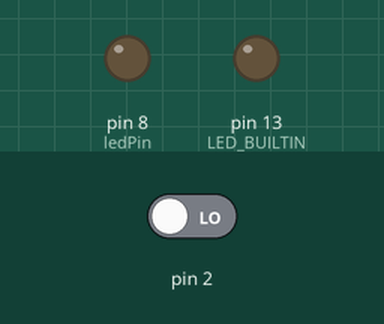
Bench run of a sketch on a simulated Arduino Uno, built with avr-gcc and run on an emulated ATmega328P. Shown: output pins drawn as LEDs (lit = HIGH). Dashed ring = blinking. The test bench sets the inputs (shaded band); at power-on: pin 2 LOW.

Above: at 1.2 s.
1.3 s: pin 2 driven HIGH
At 1.55 s:
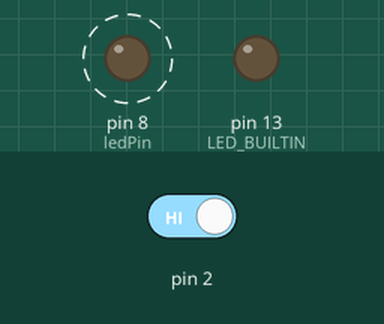
Timing chart, 0 to 10.3 s (numbered marks = the images above; inputs shaded):
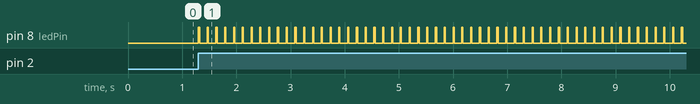

Measured:
- after the input at 1.3 s, pin 8 (ledPin): alternates HIGH for 0.02 s and LOW for 0.14 s, starting at once

The sketch:

BicycleTailLight_ButtonOnOff.ino
```cpp
/*

Flashing bike tail light.

Single LED used here as example (you could use more leds driven by transistor and external power source).

Using button debouncing.

Single-mode blinking, frequency and active cycle hard-coded;

You are free to use, modify and distribute.

*/

const int timeLedOn = 20;
const int timeLedOff = 7 * timeLedOn;


const int ledPin =  8;

int buttonLevel = LOW;
int previousButtonLevel = LOW;

int ledState = LOW;

volatile bool blinkingTurnedOn = false;

unsigned long currentMillis = 0;
unsigned long previousMillis = 0;

volatile unsigned long lastMicros;
long debouncingTime = 1000 * 400;


void setup() {
  // use interrupt 0 (pin 2) for
  attachInterrupt(0, debounceInterrupt, RISING);

  pinMode(ledPin, OUTPUT);

  // disable onboard led
  pinMode(LED_BUILTIN, OUTPUT);
  digitalWrite(LED_BUILTIN, LOW);

  // turn led off
  digitalWrite(ledPin, LOW);
}


void loop() {
  currentMillis = millis();

  if (blinkingTurnedOn) {
    performBlinking();
  }
  else {
    digitalWrite(ledPin, LOW);
  }
}

void debounceInterrupt() {
  if ((long)(micros() - lastMicros) > debouncingTime) {
    toggleBlinking();
  }
  lastMicros = micros();
}

void toggleBlinking() {
    blinkingTurnedOn = !blinkingTurnedOn;
}

void performBlinking() {
    if (timeToToggleLedState()) {
      toggleLedState();
    }
}

bool timeToToggleLedState() {
	unsigned long timeDelta = currentMillis - previousMillis;
	bool elapsedOn = ledState == HIGH && timeDelta > timeLedOn;
	bool elapsedOff = ledState == LOW && timeDelta > timeLedOff;
	return (elapsedOn || elapsedOff);
}

void toggleLedState() {
  ledState = 1 - ledState;
  digitalWrite(ledPin, ledState);
  resetMillis();
}

void resetMillis(){
  previousMillis = currentMillis;
}
```
